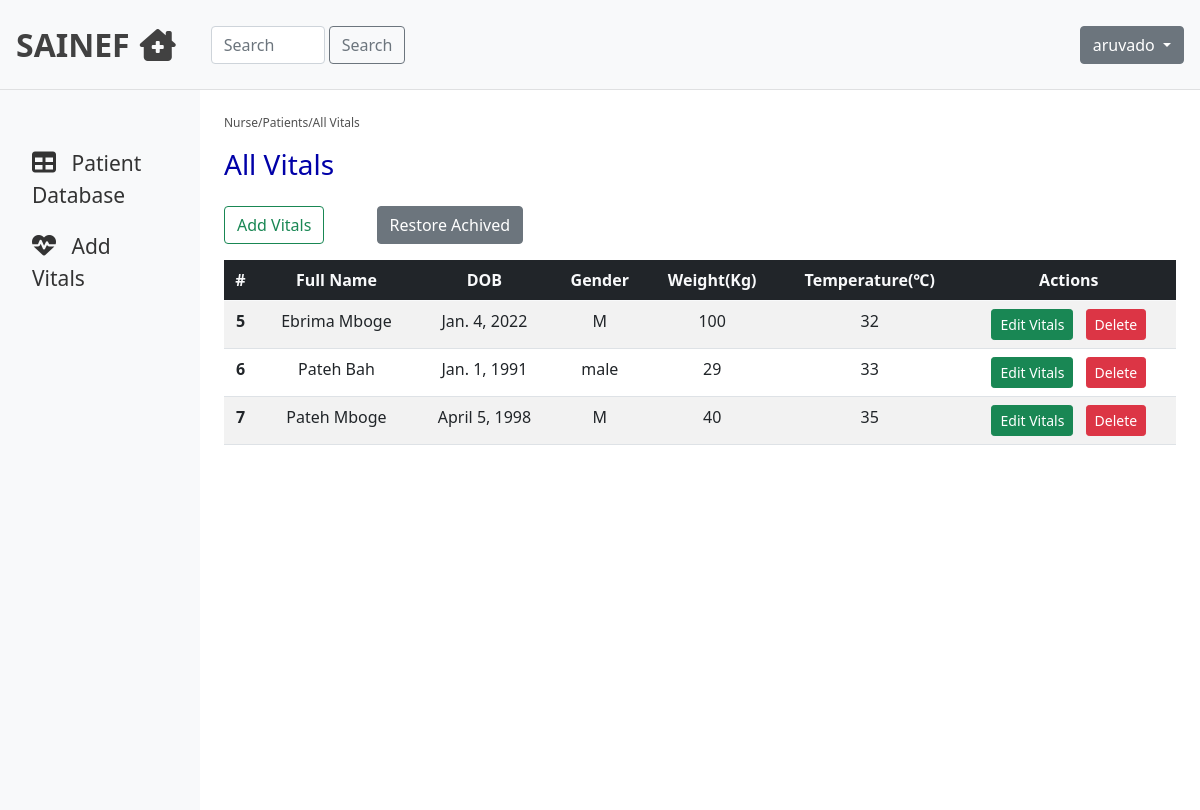
Page /vitals/ (signed in) on the committed database.
### hmsApp/models.py (models this page shows, shortened)
class SoftDelete(models.Model):
    is_deleted = models.BooleanField(default=False)
    class Meta:
        abstract = True

class PatientVitals(SoftDelete):
    bio = models.ForeignKey(PatientBio, on_delete=models.CASCADE)
    temperature = models.IntegerField(verbose_name="Temperature")
    weight = models.IntegerField(verbose_name="Weight")

class PatientBio(SoftDelete):
    gender_choices = [
        ('M', 'Male'),
        ('F', 'Female'),
    ]
    firstname = models.CharField(max_length=200, verbose_name="Patient First Name")
    lastname = models.CharField(max_length=200, verbose_name="Patient Last Name")
    dob = models.DateField(verbose_name="Date of Birth")
    gender = models.CharField(max_length=200, choices = gender_choices, verbose_name="Gender")
    nationality = models.CharField(max_length=200, verbose_name="Nationality")
    def __str__(self):
        return self.firstname + " " + self.lastname + " " + str(self.dob)

### hmsApp/views.py (the view)
# urls.py: path('vitals/', views.patientVitals, name='vitals'),
@login_required
def patientVitals(request):
    form = PatientVitalsForm(request.POST)
    patients = PatientBio.objects.filter(is_deleted=False)
    vitals = PatientVitals.objects.filter(is_deleted=False)
    viewAll = PatientVitals.objects.all()
    if form.is_valid():
        bio = form.cleaned_data['bio']
        weight = form.cleaned_data['weight']
        temperature = form.cleaned_data['temperature']
        PatientVitals.objects.create(bio=bio, weight=weight, temperature=temperature)
        msg = messages.success(request, "Vitals for {{bio.firstname}} Added Successfully")
        return redirect(to='vitals')
    else:
        PatientVitalsForm(request.POST)
    context = {
        'form': form,
        'patients': patients,
        'vitals': vitals,
        'restore': viewAll,
    }
    return render(request, 'hmsApp/nurse.html', context)

### hmsApp/forms.py
class PatientVitalsForm(forms.ModelForm):
    class Meta:
        model = PatientVitals
        fields = ['bio', 'temperature', 'weight']
        widgets = {
            'temperature': NumberInput(attrs={'class': 'form-control', 'placeholder':'Patient Temperature(Degrees Celsius)'}),
            'weight': NumberInput(attrs={'class': 'form-control', 'placeholder':'Patient Weight'})
        }

### hmsApp/templates/hmsApp/nurse.html (shortened to what this page needs)
{% extends "hmsApp/base.html" %}
{% block content %}
    <nav class="navbar navbar-light bg-light p-3">
          <div class="d-flex col-12 col-md-3 col-lg-2 mb-2 mb-lg-0 flex-wrap flex-md-nowrap justify-content-between">
              <a class="navbar-brand" href="#">SAINEF<i class="fas fa-clinic-medical" aria-hidden="true"></i></a>
          </div>
          <div class="col-12 col-md-4 col-lg-2">
              <form class="d-flex">
                  <input class="form-control me-1" type="search" placeholder="Search" name="search" aria-label="Search">
                  <button class="btn btn-outline-secondary" type="submit">Search</button>
              </form>
          </div>
          <div class="col-12 col-md-5 col-lg-8 d-flex align-items-center justify-content-md-end mt-3 mt-md-0">
              <div class="dropdown">
                  <button class="btn btn-secondary dropdown-toggle" type="button" id="dropdownMenuButton1" data-bs-toggle="dropdown" aria-expanded="false">
                  {% if user.is_authenticated %}
                      {{ user.username }}
                  {% else %}
                      Login
                  {% endif %}
                  </button>
              </div>
          </div>
      </nav>
    <div class="container-fluid">
        <div class="row">
            <nav id="sidebar" class="col-md-3 col-lg-2 d-md-block bg-light sidebar collapse">
                <div class="position-sticky pt-md-5">
                    <ul class="nav flex-column">
                        <li class="nav-item">
                            <a class="nav-link active" href="#patients" onclick="viewPatientsList()">
                            <i class="fas fa-table" aria-hidden="true" style="font-size:24px;"></i>
                            <span class="ml-2">Patient Database</span>
                            </a>
                        </li>
                        <li class="nav-item">
                            <a class="nav-link" aria-current="page" href="#add-vitals" onclick="addVitals()">
                            <i class="fas fa-heartbeat" style="font-size:24px;"></i>
                            <span class="ml-3">Add Vitals</span>
                            </a>
                        </li>
                    </ul>
                </div>
            </nav>
            <main id="patients" class="col-md-9 ml-sm-auto col-lg-10 px-md-4 py-4">
                <div class="link">
                    <p>Nurse/Patients/All Vitals</p>
                </div>
                <h1 class="h3">All Vitals</h1>
                <div class="patients-table pt-3">
                    <div>
                        <a class="btn btn-outline-success mb-3" href="#add-patient" onclick="addVitals()">Add Vitals</a>
                        <a class="btn btn-secondary mb-3 ms-5 me-4" href="{% url 'vitals-all' %}">Restore Achived</a>
                    </div>
                    <table class="table table-striped">
                        <thead class="bg-dark text-light text-center">
                            <tr>
                            <th scope="col">#</th>
                            <th scope="col">Full Name</th>
                            <th scope="col">DOB</th>
                            <th scope="col">Gender</th>
                            <th scope="col">Weight(Kg)</th>
                            <th scope="col">Temperature(&#8451;)</th>
                            <th scope="col">Actions</th>
                            </tr>
                        </thead>
                        <tbody class="text-center">
                            {% for vital in vitals %}
                                <tr>
                                    <th scope="row">{{ vital.id }}</th>
                                    <td>{{ vital.bio.firstname }} {{ vital.bio.lastname }}</td>
                                    <td>{{ vital.bio.dob }}</td>
                                    <td>{{ vital.bio.gender }}</td>
                                    <td>{{ vital.weight }}</td>
                                    <td>{{ vital.temperature }}</td>
                                    <td>
                                        <div class="d-inline mx-auto">
                                            <a type="button" href="{% url 'vitals-update' vital.bio_id %}" class="btn btn-success btn-sm">Edit Vitals</a>
                                            <a type="button" href="{% url 'vitals-delete' vital.bio_id %}" class="btn btn-danger btn-sm ms-2">Delete</a>
                                        </div>
                                    </td>
                                </tr>
                            {% endfor %}
                        </tbody>
                    </table>
                </div>
            </main>
        </div>
    </div>
{% endblock content %}

### rows in the picture
PatientVitals: id "5", bio.firstname "Ebrima", bio.lastname "Mboge", bio.dob "Jan. 4, 2022", bio.gender "M", weight "100", temperature "32"
PatientVitals: id "6", bio.firstname "Pateh", bio.lastname "Bah", bio.dob "Jan. 1, 1991", bio.gender "male", weight "29", temperature "33"
PatientVitals: id "7", bio.firstname "Pateh", bio.lastname "Mboge", bio.dob "April 5, 1998", bio.gender "M", weight "40", temperature "35"

### other values in the picture
{{ user.username }} "aruvado"
